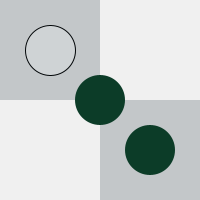
Frame 1 (no input)
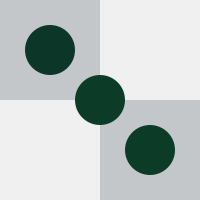
Frame 60 (the mouse pressed at the canvas centre just before this capture)
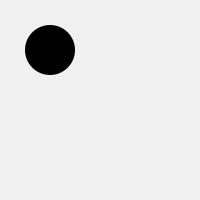
Frame 120 (the mouse held since frame 60 and released just before this capture)

The Processing sketch that drew these frames (run headless with seeded random() and noise(); from frame 60 on, the mouse is pressed at the canvas centre):

// Processing sketch: hw2_code
// ── hw2_code.pde
void setup(){
  size(200,200);
}

void draw(){
  background(240);
  ellipse(50,50,50,50);
  noStroke();
  fill(0);
  
  if(mouseX<100&&mouseY<100){
    fill(12,30,40,50);
    rect(0,0,100,100);
    rect(100,100,200,200);
    fill(12,60,40);
    ellipse(100,100,50,50);
    ellipse(150,150,50,50);
  }else if(mouseX>100&&mouseY<100){
    fill(60,200,30,50);
    rect(100,0,100,100);
  }else if(mouseX<100&&mouseY>100){
    fill(70,100,200,50);
    rect(0,100,100,100);
  }else if(mouseX>100&&mouseY>100){
    fill(120,40,20,50);
    rect(100,100,100,100);
  }
}
